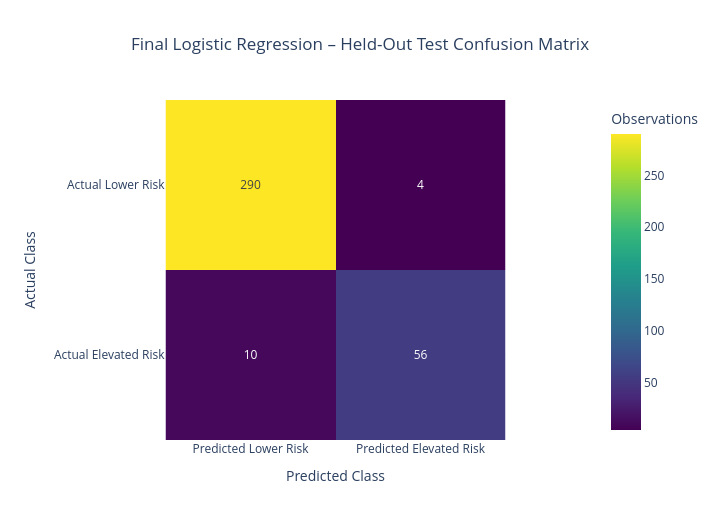
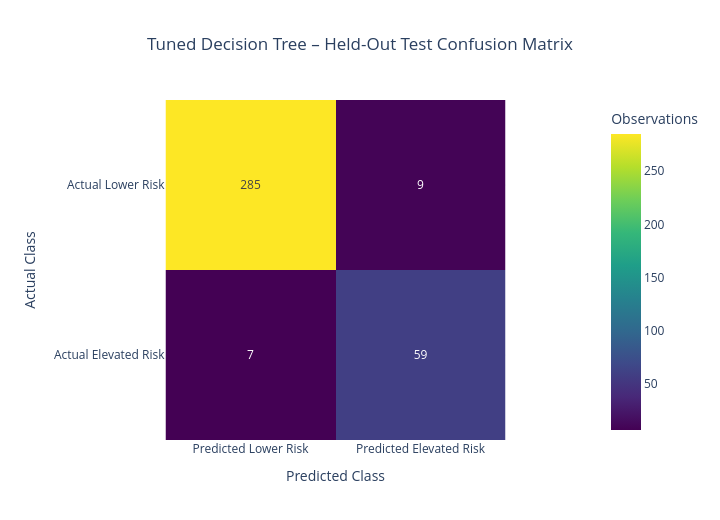

These figures' notebook cell, in order:
### Markdown cell above
**Interpretation:**  
Both tuned models demonstrated strong predictive performance on observations from previously unseen users. Logistic Regression achieved an accuracy of 0.961, precision of 0.933, recall of 0.848, F1-score of 0.889 and ROC-AUC of 0.993. It correctly identified 56 of the 66 elevated-risk observations in the held-out test set.

The tuned Decision Tree achieved an accuracy of 0.956, precision of 0.868, recall of 0.894, F1-score of 0.881 and ROC-AUC of 0.978. It correctly identified 59 of the 66 elevated-risk observations, resulting in fewer false negatives than Logistic Regression.

Performance was also consistent with the group-aware cross-validation results, suggesting stable predictive performance across unseen users within the synthetic dataset. However, these strong results should be interpreted in the context of the generated data structure, particularly the strong relationship between task completion rate and the burnout outcome. They do not represent expected performance in real-world occupational settings.

### Code cell
import plotly.express as px

# Confusion matrices
lr_cm = confusion_matrix(y_test, lr_pred)
dt_cm = confusion_matrix(y_test, dt_pred)

class_labels = [
    "Lower Risk",
    "Elevated Risk"
]

# Logistic Regression confusion matrix
fig_lr = px.imshow(
    lr_cm,
    text_auto=True,
    x=["Predicted Lower Risk", "Predicted Elevated Risk"],
    y=["Actual Lower Risk", "Actual Elevated Risk"],
    color_continuous_scale="Viridis",
    labels={"color": "Observations"},
    title="Final Logistic Regression – Held-Out Test Confusion Matrix"
)

fig_lr.update_layout(
    template="plotly_white",
    title_x=0.5,
    width=720,
    height=520,
    xaxis_title="Predicted Class",
    yaxis_title="Actual Class"
)

fig_lr.show()


# Decision Tree confusion matrix
fig_dt = px.imshow(
    dt_cm,
    text_auto=True,
    x=["Predicted Lower Risk", "Predicted Elevated Risk"],
    y=["Actual Lower Risk", "Actual Elevated Risk"],
    color_continuous_scale="Viridis",
    labels={"color": "Observations"},
    title="Tuned Decision Tree – Held-Out Test Confusion Matrix"
)

fig_dt.update_layout(
    template="plotly_white",
    title_x=0.5,
    width=720,
    height=520,
    xaxis_title="Predicted Class",
    yaxis_title="Actual Class"
)

fig_dt.show()

### Figure 1 — Plotly figure (JSON) as saved in the notebook; plotly's stock layout.template omitted (floating-point values rounded to 4 significant figures)
{"data": [{"coloraxis": "coloraxis", "hovertemplate": "x: %{x}<br>y: %{y}<br>Observations: %{z}<extra></extra>", "name": "0", "texttemplate": "%{z}", "type": "heatmap", "x": ["Predicted Lower Risk", "Predicted Elevated Risk"], "xaxis": "x", "y": ["Actual Lower Risk", "Actual Elevated Risk"], "yaxis": "y", "z": [[290, 4], [10, 56]]}], "layout": {"coloraxis": {"colorbar": {"title": {"text": "Observations"}}, "colorscale": [[0, "#440154"], [0.1111, "#482878"], [0.2222, "#3e4989"], [0.3333, "#31688e"], [0.4444, "#26828e"], [0.5556, "#1f9e89"], [0.6667, "#35b779"], [0.7778, "#6ece58"], [0.8889, "#b5de2b"], [1, "#fde725"]]}, "height": 520, "title": {"text": "Final Logistic Regression – Held-Out Test Confusion Matrix", "x": 0.5}, "width": 720, "xaxis": {"anchor": "y", "constrain": "domain", "domain": [0, 1], "scaleanchor": "y", "title": {"text": "Predicted Class"}}, "yaxis": {"anchor": "x", "autorange": "reversed", "constrain": "domain", "domain": [0, 1], "title": {"text": "Actual Class"}}}}

### Figure 2 — Plotly figure (JSON) as saved in the notebook; plotly's stock layout.template omitted (floating-point values rounded to 4 significant figures)
{"data": [{"coloraxis": "coloraxis", "hovertemplate": "x: %{x}<br>y: %{y}<br>Observations: %{z}<extra></extra>", "name": "0", "texttemplate": "%{z}", "type": "heatmap", "x": ["Predicted Lower Risk", "Predicted Elevated Risk"], "xaxis": "x", "y": ["Actual Lower Risk", "Actual Elevated Risk"], "yaxis": "y", "z": [[285, 9], [7, 59]]}], "layout": {"coloraxis": {"colorbar": {"title": {"text": "Observations"}}, "colorscale": [[0, "#440154"], [0.1111, "#482878"], [0.2222, "#3e4989"], [0.3333, "#31688e"], [0.4444, "#26828e"], [0.5556, "#1f9e89"], [0.6667, "#35b779"], [0.7778, "#6ece58"], [0.8889, "#b5de2b"], [1, "#fde725"]]}, "height": 520, "title": {"text": "Tuned Decision Tree – Held-Out Test Confusion Matrix", "x": 0.5}, "width": 720, "xaxis": {"anchor": "y", "constrain": "domain", "domain": [0, 1], "scaleanchor": "y", "title": {"text": "Predicted Class"}}, "yaxis": {"anchor": "x", "autorange": "reversed", "constrain": "domain", "domain": [0, 1], "title": {"text": "Actual Class"}}}}
